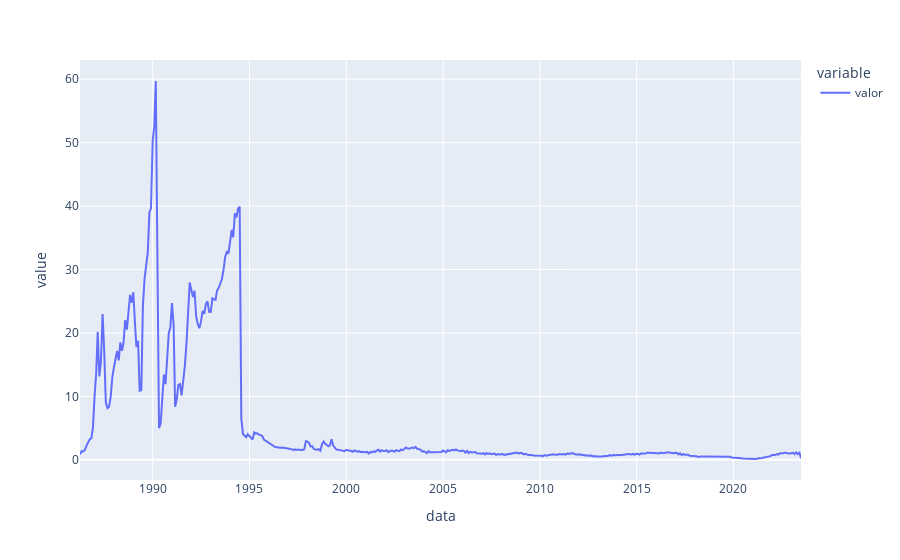

Notebook code for this chart:
### Code cell
px.line(df_cdi_mes)

### Figure 1 — Plotly figure (JSON) as saved in the notebook; plotly's stock layout.template omitted (floating-point values rounded to 4 significant figures; data arrays with more than 128 entries replaced by an {"elided": "..."} marker saying what was removed)
{"data": [{"hovertemplate": "variable=valor<br>data=%{x}<br>value=%{y}<extra></extra>", "legendgroup": "valor", "line": {"color": "#636efa", "dash": "solid"}, "marker": {"symbol": "circle"}, "mode": "lines", "name": "valor", "orientation": "v", "showlegend": true, "type": "scatter", "x": {"elided": "448 str values"}, "xaxis": "x", "y": {"elided": "448 float values"}, "yaxis": "y"}], "layout": {"legend": {"title": {"text": "variable"}, "tracegroupgap": 0}, "margin": {"t": 60}, "xaxis": {"anchor": "y", "domain": [0, 1], "title": {"text": "data"}}, "yaxis": {"anchor": "x", "domain": [0, 1], "title": {"text": "value"}}}}
